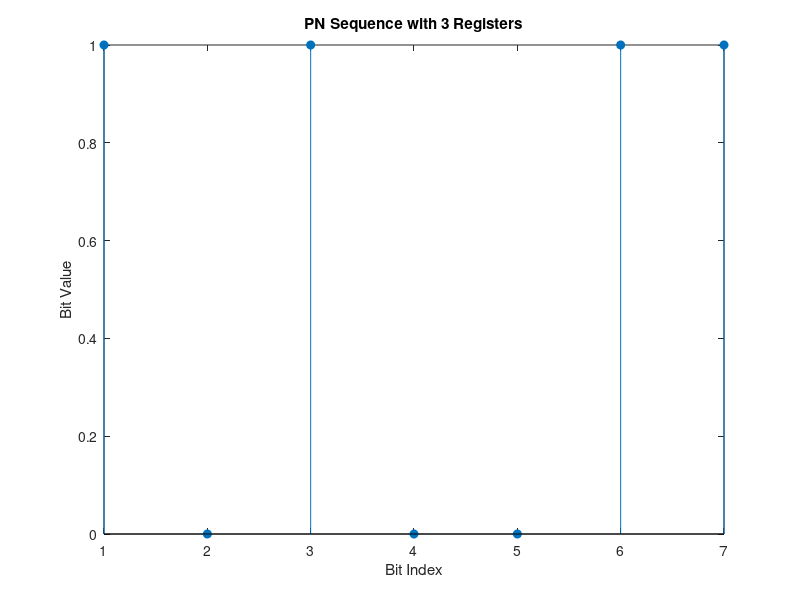

Write MATLAB code to recreate this figure.
% MATLAB program to generate a PN sequence with 3 registers
% Define the number of registers
n = 3;
% Define the initial state (should not be all zeros)
state = [1 0 1];
% Define the feedback taps (for a maximal-length LFSR, use taps [3,1])
feedback_taps = [3 1];
% Define the length of the sequence to generate
sequence_length = 2^n - 1; % Maximum length sequence
% Initialize the PN sequence storage
pn_sequence = zeros(1, sequence_length);
% Generate the PN sequence
for i = 1:sequence_length
 pn_sequence(i) = state(end); % Output the last register bit
 
 % Compute the new feedback bit (XOR of tapped positions)
 feedback_bit = mod(sum(state(feedback_taps)), 2);
 
 % Shift the register
 state = [feedback_bit, state(1:end-1)];
end
% Display the generated PN sequence
disp('Generated PN sequence:');
disp(pn_sequence);
% Plot the sequence
stem(pn_sequence, 'filled');
title('PN Sequence with 3 Registers');
xlabel('Bit Index');
ylabel('Bit Value');
